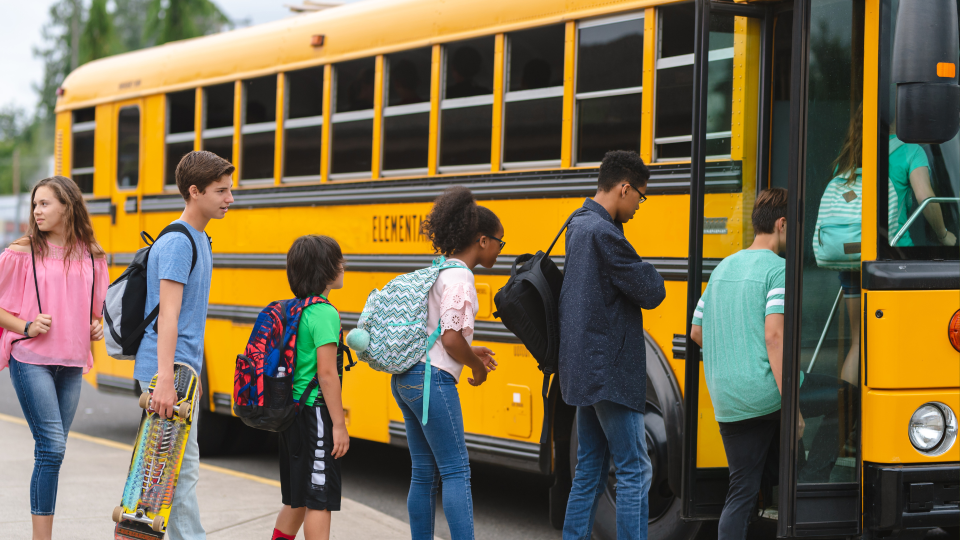
#> input picture 06_opencv_basics/image3.png, 1920 x 1080 px (shown at 1/2 size)
$ python read_and_display_image.py
#> lines starting #> are read from the running program, lines starting #| are printed output that depends on the picture
# OpenCV basics: read an image, resize it and display it in a window.
#
# Run from this folder:  python read_and_display_image.py   (needs image3.png here)
# Requires: opencv-python

import cv2
# Load the image as a NumPy array (channel order is BGR, not RGB)
image=cv2.imread('image3.png')
#> image is the input picture: shape (1080, 1920, 3); mean B, G, R 78.5, 107.6, 119.9
# fx / fy are scale factors (0.6 = 60% size); INTER_AREA is the best interpolation for shrinking
resize_image=cv2.resize(image,(0,0),fx=0.6,fy=0.6, interpolation=cv2.INTER_AREA)
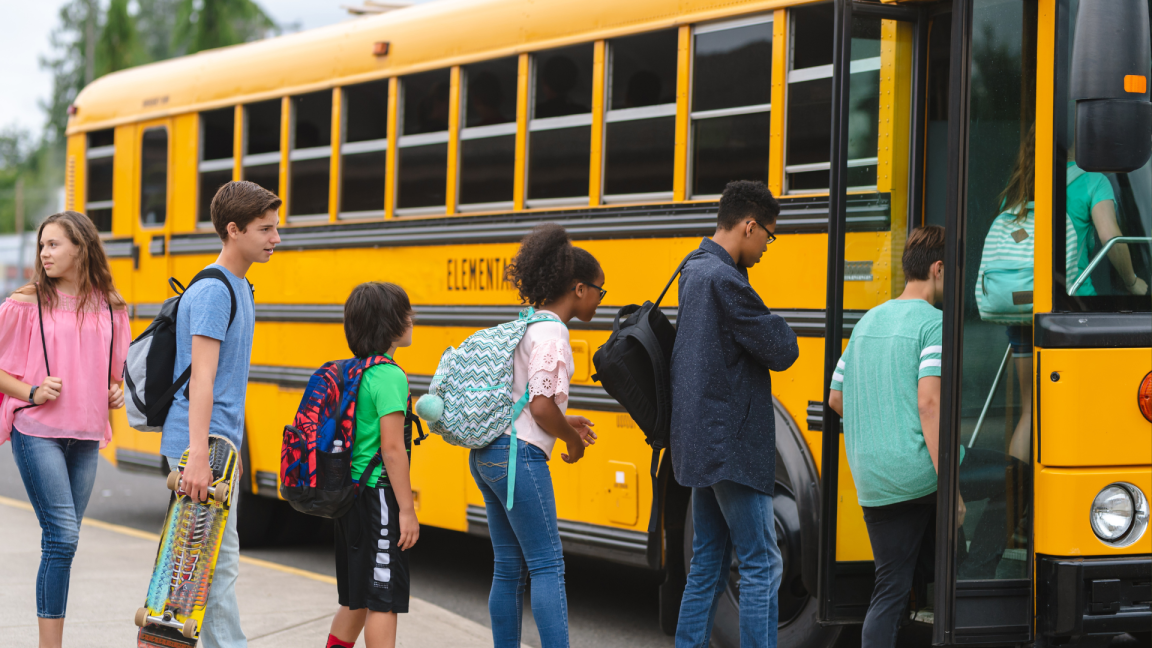
#> resize_image: shape (648, 1152, 3); mean B, G, R 78.5, 107.6, 119.9
# Open a window showing the image
cv2.imshow('image1',resize_image)
# Wait indefinitely until a key is pressed
cv2.waitKey(0)
